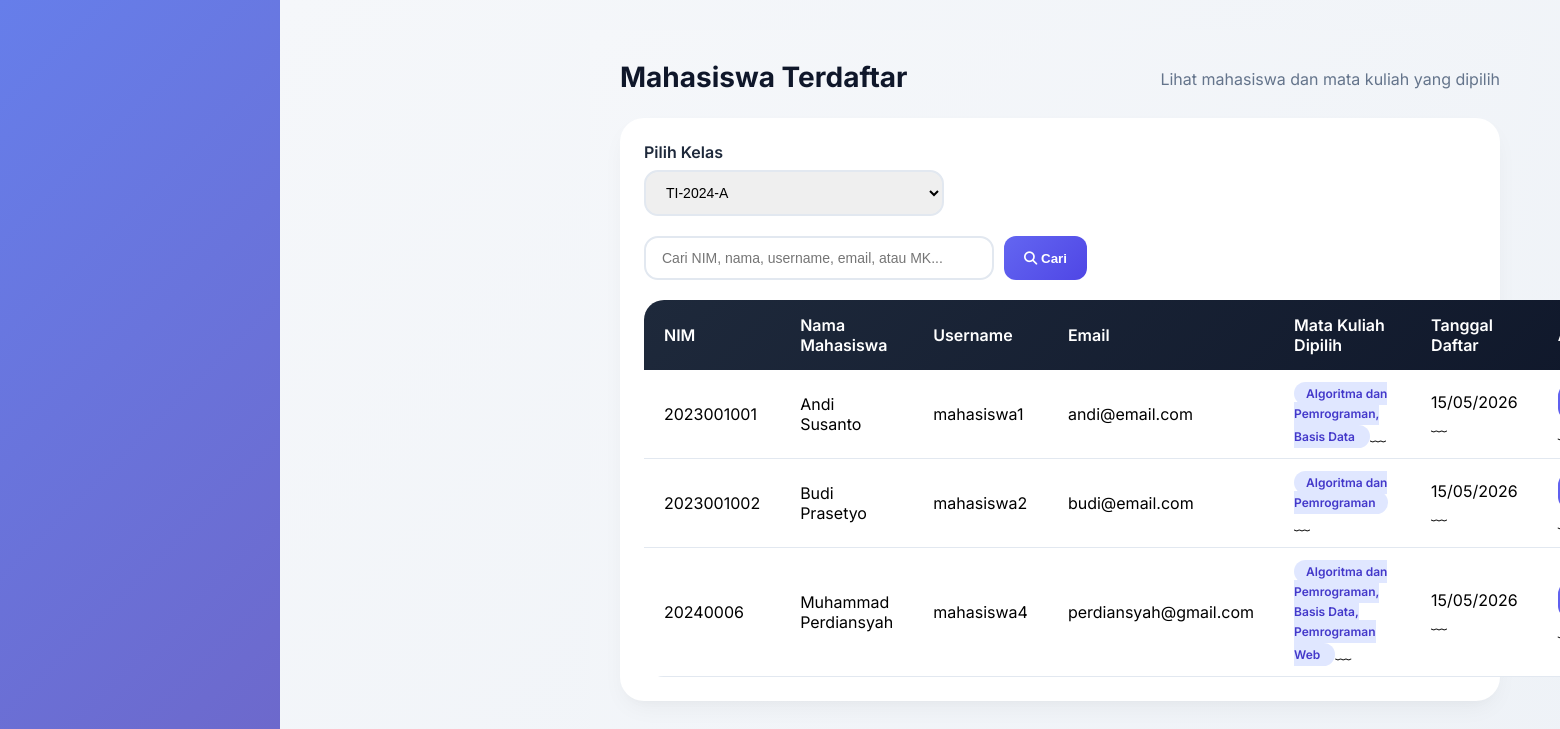
The page /dosen/mahasiswa_terdaftar/index.php?kelas_id=1 (signed in) on the database its author committed.
### tables this page shows
CREATE TABLE `users` (
  `id` int(11) NOT NULL AUTO_INCREMENT,
  `username` varchar(50) NOT NULL,
  `password` varchar(255) NOT NULL,
  `role` enum('admin','dosen','mahasiswa') NOT NULL,
  `nama_lengkap` varchar(100) NOT NULL,
  `email` varchar(100) DEFAULT NULL,
  `nim_nip` varchar(30) DEFAULT NULL,
  `created_at` timestamp NOT NULL DEFAULT current_timestamp(),
  PRIMARY KEY (`id`),
  UNIQUE KEY `username` (`username`)
);

### dosen/mahasiswa_terdaftar/index.php (the view, shortened to what this page needs)
<?php
include '../../config/database.php';
$dosen_id = $_SESSION['user_id'];
$kelas_id = isset($_GET['kelas_id']) ? (int)$_GET['kelas_id'] : 0;
$search = isset($_GET['search']) ? mysqli_real_escape_string($conn, trim($_GET['search'])) : '';
$kelas_list = mysqli_query($conn, "SELECT id, nama_kelas FROM kelas WHERE dosen_id=$dosen_id ORDER BY nama_kelas");
if ($kelas_id > 0) {
    $query = "
        SELECT DISTINCT
            u.id, u.username, u.nama_lengkap, u.email, u.nim_nip, e.tanggal_daftar,
            GROUP_CONCAT(DISTINCT mki.nama_mk SEPARATOR ', ') as mk_terpilih
        FROM users u
        JOIN enrollments e ON u.id = e.mahasiswa_id
        JOIN enrollment_mk em ON e.id = em.enrollment_id
        JOIN mata_kuliah_induk mki ON em.mk_induk_id = mki.id
        WHERE e.kelas_id = $kelas_id AND u.role = 'mahasiswa' AND em.status = 'active'
    ";
    $query .= " GROUP BY u.id ORDER BY u.nama_lengkap";
    $mahasiswa = mysqli_query($conn, $query);
}
include '../../includes/header.php';
?>
<div class="page-header">
    <h1 class="page-title">Mahasiswa Terdaftar</h1>
    <p class="page-subtitle">Lihat mahasiswa dan mata kuliah yang dipilih</p>
</div>
<div class="card-modern">
    <div class="form-group">
        <label>Pilih Kelas</label>
        <select id="kelas_select" class="form-control" style="max-width:300px" onchange="window.location.href='?kelas_id='+this.value">
            <?php while($k = mysqli_fetch_assoc($kelas_list)): ?>
                <option value="<?= $k['id'] ?>" <?= $kelas_id == $k['id'] ? 'selected' : '' ?>>
                    <?= htmlspecialchars($k['nama_kelas']) ?>
                </option>
            <?php endwhile; ?>
        </select>
    </div>
    <?php if($kelas_id > 0): ?>
        <form method="GET" style="margin-top: 16px; display: flex; gap: 10px;">
            <input type="text" name="search" class="form-control" placeholder="Cari NIM, nama, username, email, atau MK..."
                   value="<?= htmlspecialchars($search) ?>" style="max-width: 350px;">
            <button type="submit" class="btn-primary"><i class="fas fa-search"></i> Cari</button>
        </form>
        <table class="table-modern" style="margin-top:20px">
            <thead>
                <tr>
                    <th>NIM</th>
                    <th>Nama Mahasiswa</th>
                    <th>Username</th>
                    <th>Email</th>
                    <th>Mata Kuliah Dipilih</th>
                    <th>Tanggal Daftar</th>
                    <th>Aksi</th>
                </tr>
            </thead>
            <tbody>
                <?php if(isset($mahasiswa) && mysqli_num_rows($mahasiswa) > 0): ?>
                    <?php while($m = mysqli_fetch_assoc($mahasiswa)): ?>
                    <tr>
                        <td><?= htmlspecialchars($m['nim_nip']) ?> </td>
                        <td><?= htmlspecialchars($m['nama_lengkap']) ?> </td>
                        <td><?= htmlspecialchars($m['username']) ?> </td>
                        <td><?= htmlspecialchars($m['email']) ?> </td>
                        <td>
                            <span class="badge" style="background:#e0e7ff; color:#4338ca; padding:4px 12px; border-radius:20px;">
                                <?= htmlspecialchars($m['mk_terpilih']) ?>
                            </span>
                         ﹏
                        <td><?= date('d/m/Y', strtotime($m['tanggal_daftar'])) ?> ﹏
                        <td>
                            <form method="POST" onsubmit="return confirm('Reset password <?= $m['nama_lengkap'] ?> ke 123456?')">
                                <button type="submit" name="reset_password" class="btn-primary" style="padding:4px 10px;font-size:12px">
                                </button>
                            </form>
                    </tr>
                    <?php endwhile; ?>
                <?php endif; ?>
            </tbody>
        </table>
    <?php endif; ?>
</div>
<?php include '../../includes/footer.php'; ?>

### includes/header.php (style rules this page uses)
* { margin: 0; padding: 0; box-sizing: border-box; }
body { font-family: 'Inter', sans-serif; background: linear-gradient(135deg, #667eea 0%, #764ba2 100%); min-height: 100vh; }
.card-modern { background: white; border-radius: 24px; padding: 24px; box-shadow: 0 10px 25px -5px rgba(0,0,0,0.05), 0 8px 10px -6px rgba(0,0,0,0.02); transition: transform 0.2s ease, box-shadow 0.2s ease; }
.btn-primary { background: linear-gradient(135deg, #6366f1, #4f46e5); border: none; padding: 10px 20px; border-radius: 12px; color: white; font-weight: 600; cursor: pointer; transition: all 0.3s ease; text-decoration: none; display: inline-block; }
.form-group { margin-bottom: 20px; }
.form-group label { display: block; font-weight: 600; margin-bottom: 8px; color: #1e293b; }
.form-control { width: 100%; padding: 12px 16px; border: 2px solid #e2e8f0; border-radius: 14px; font-size: 14px; transition: all 0.3s ease; }
.table-modern { width: 100%; background: white; border-radius: 20px; overflow: hidden; border-collapse: separate; border-spacing: 0; }
.table-modern thead tr { background: linear-gradient(135deg, #1e293b, #0f172a); color: white; }
.table-modern th { padding: 15px 20px; font-weight: 600; text-align: left; }
.table-modern td { padding: 12px 20px; border-bottom: 1px solid #e2e8f0; }
.page-header { display: flex; justify-content: space-between; align-items: center; margin-bottom: 24px; flex-wrap: wrap; }
.page-title { font-size: 28px; font-weight: 700; color: #0f172a; }
.page-subtitle { color: #64748b; margin-top: 4px; }
.badge { padding: 4px 12px; border-radius: 20px; font-size: 12px; font-weight: 600; }

### includes/navbar.php (style rules this page uses)
* { margin: 0; padding: 0; box-sizing: border-box; }
body { font-family: 'Inter', sans-serif; background: linear-gradient(135deg, #667eea 0%, #764ba2 100%); min-height: 100vh; }
.card-modern { background: white; border-radius: 24px; padding: 24px; box-shadow: 0 10px 25px -5px rgba(0,0,0,0.05), 0 8px 10px -6px rgba(0,0,0,0.02); transition: transform 0.2s ease, box-shadow 0.2s ease; }
.btn-primary { background: linear-gradient(135deg, #6366f1, #4f46e5); border: none; padding: 10px 20px; border-radius: 12px; color: white; font-weight: 600; cursor: pointer; transition: all 0.3s ease; text-decoration: none; display: inline-block; }
.form-group { margin-bottom: 20px; }
.form-group label { display: block; font-weight: 600; margin-bottom: 8px; color: #1e293b; }
.form-control { width: 100%; padding: 12px 16px; border: 2px solid #e2e8f0; border-radius: 14px; font-size: 14px; transition: all 0.3s ease; }
.table-modern { width: 100%; background: white; border-radius: 20px; overflow: hidden; border-collapse: separate; border-spacing: 0; }
.table-modern thead tr { background: linear-gradient(135deg, #1e293b, #0f172a); color: white; }
.table-modern th { padding: 15px 20px; font-weight: 600; text-align: left; }
.table-modern td { padding: 12px 20px; border-bottom: 1px solid #e2e8f0; }
.page-header { display: flex; justify-content: space-between; align-items: center; margin-bottom: 24px; flex-wrap: wrap; }
.page-title { font-size: 28px; font-weight: 700; color: #0f172a; }
.page-subtitle { color: #64748b; margin-top: 4px; }

### rows shown on the page
users: nim_nip "2023001001", nama_lengkap "Andi Susanto", username "mahasiswa1", email "andi@email.com", mk_terpilih "Algoritma dan Pemrograman, Basis Data", tanggal_daftar "15/05/2026"
users: nim_nip "2023001002", nama_lengkap "Budi Prasetyo", username "mahasiswa2", email "budi@email.com", mk_terpilih "Algoritma dan Pemrograman", tanggal_daftar "15/05/2026"
users: nim_nip "20240006", nama_lengkap "Muhammad Perdiansyah", username "mahasiswa4", email "perdiansyah@gmail.com", mk_terpilih "Algoritma dan Pemrograman, Basis Data, Pemrograman Web", tanggal_daftar "15/05/2026"

### other values the page prints
form field value "TI-2024-A"
